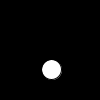
Frame 1 (no input)
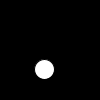
Frame 60 (the mouse pressed at the canvas centre just before this capture)
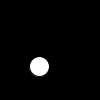
Frame 120 (the mouse held since frame 60 and released just before this capture)

The Processing sketch that drew these frames (run headless with seeded random() and noise(); from frame 60 on, the mouse is pressed at the canvas centre):

// Processing sketch: circular_motion
// ── circular_motion.pde
float counter = 0;

void setup() {
  
}

void draw() {
  
  background(0);
  
  counter = counter + 0.1;
  
  float x = sin(counter) * 20 + 50;
  float y = cos(counter) * 20 + 50;
  
  ellipse(x,y,20,20);
  
}
